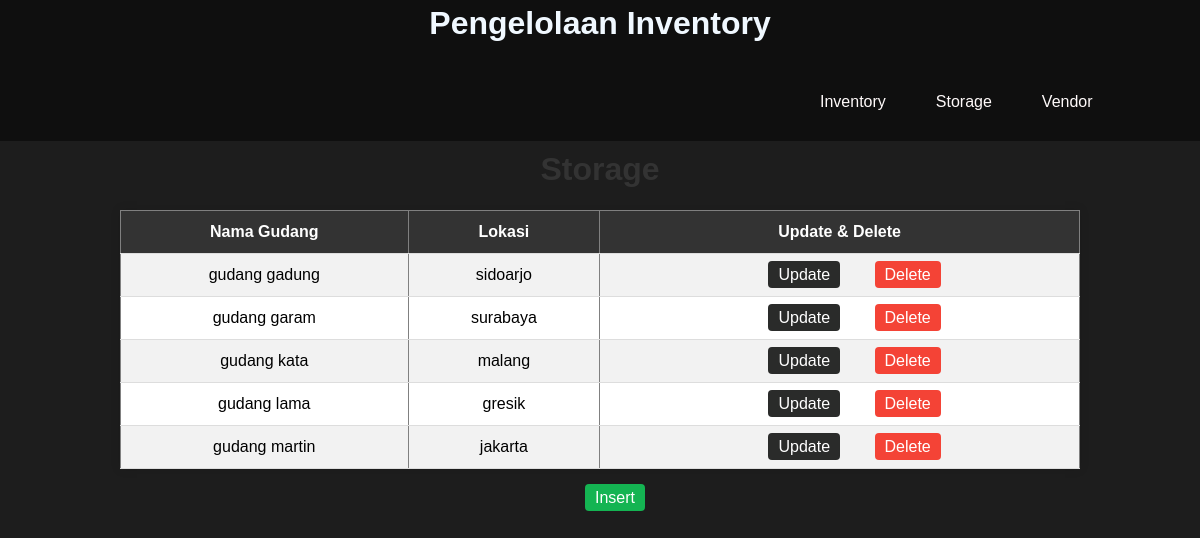
Screenshot of /arjunawiraLSP/storage/index.php with the database file from the repository.
### tables this page shows
CREATE TABLE `tb_storage` (
  `id_storage` int(150) NOT NULL,
  `nama_gudang` varchar(150) NOT NULL,
  `lokasi` varchar(150) NOT NULL
);

### arjunawiraLSP/storage/index.php (the view, shortened to what this page needs)
<?php
include("../koneksi.php");
include '../hs.php';
$t = "SELECT * FROM tb_storage";
$result = $conn->query($t);
?>
<!DOCTYPE html>
<html lang="en">
<head>
    <link rel="stylesheet" href="../css/tabel.css">
</head>
<body>
<h1>Storage</h1>
<table border="1" class="gup">
    <tr>
        <th>Nama Gudang</th>
        <th>Lokasi</th>
        <th>Update & Delete</th>
    </tr>
    <?php
    if ($result->num_rows > 0) {
        while($row = $result->fetch_assoc()) {
            echo "<tr>";
            echo "<td>" . $row['nama_gudang'] . "</td>";
            echo "<td>" . $row['lokasi'] . "</td>";
            echo "<td class='action-links'><a class='update' href='update.php?id=" . $row['id_storage'] . "'>Update</a>
            <a class='delete' href='?delete=" . $row['id_storage'] . "' onclick='return confirm(\"Beneran?\");'>Delete</a></td>";
            echo "</tr>";
        }
    } else {
        echo "<tr><td colspan='5'>Tidak ada data</td></tr>";
    }
    ?>
</table>
<center><div class="action-links"><a class="insert" href="insert.php">Insert</a></div></center>
</body>
</html>

### arjunawiraLSP/css/hs.css (style rules this page uses)
body { font-family: Arial, sans-serif; margin: 0; padding: 0; background-color: rgb(29, 29, 29); }
body { margin: 0; font-family: sans-serif; }
.menu,li,a { color: rgb(255, 250, 250); text-decoration: none; padding: 10px; margin-left: 30px; text-align: center; }

### arjunawiraLSP/css/tabel.css (style rules this page uses)
body { font-family: Arial, sans-serif; background-color: rgb(29, 29, 29); margin: 0; padding: 0; }
h1 { color: #f7f3f3; text-align: center; margin-top: 20px; }
table { width: 80%; margin: 20px auto; border-collapse: collapse; background-color: #fff; box-shadow: 0 0 10px rgba(0, 0, 0, 0.1); }
th, td { padding: 12px; text-align: center; border-bottom: 1px solid #ddd; }
th { background-color: #333; color: #fff; }
tr:nth-child(even) { background-color: #f2f2f2; }
.action-links a { color: #333; text-decoration: none; padding: 5px 10px; border-radius: 4px; }
.action-links a.update { background-color: #2a2b2a; color: #fff; }
.action-links a.delete { background-color: #f44336; color: #fff; }
.action-links a.insert { background-color: #14b452; color: #fff; }
h1 { color: #333; text-align: center; margin-top: 0; }

### rows the page displays
tb_storage: nama_gudang "gudang gadung", lokasi "sidoarjo"
tb_storage: nama_gudang "gudang garam", lokasi "surabaya"
tb_storage: nama_gudang "gudang kata", lokasi "malang"
tb_storage: nama_gudang "gudang lama", lokasi "gresik"
tb_storage: nama_gudang "gudang martin", lokasi "jakarta"
